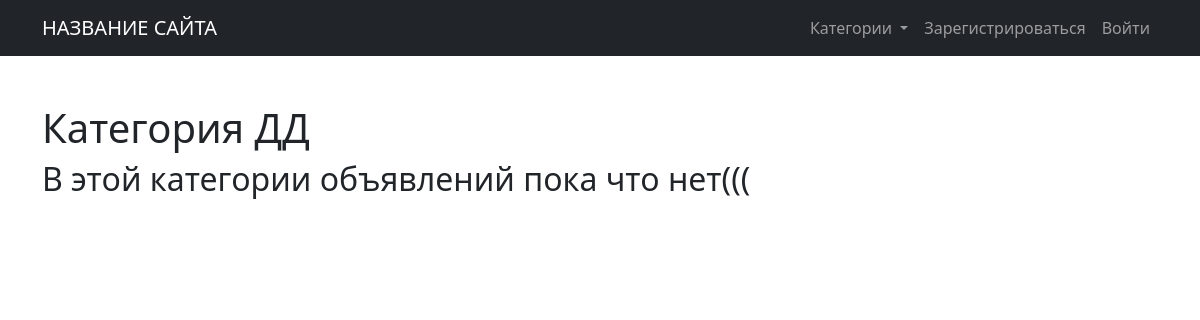
Page /category/DD/ on the earlier database version.
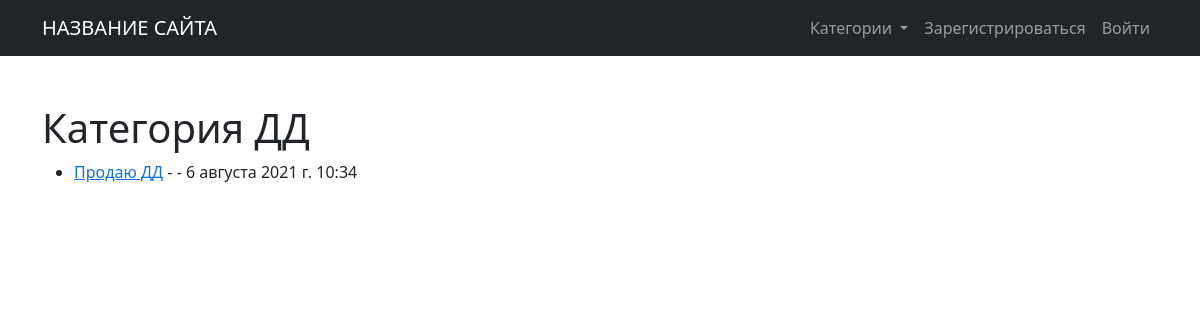
Same page on the later database version.
### posts/models.py (models this page shows, shortened)
class Post(models.Model):
    class Category(models.TextChoices):
        TN = 'TN', 'Танки'
        HI = 'HI', 'Хилы'
        DD = 'DD', 'ДД'
        TR = 'TR', 'Торговцы'
        GM = 'GM', 'Гилдмастеры'
        QG = 'QG', 'Квестгиверы'
        AS = 'AS', 'Кузнецы'
        SK = 'SK', 'Кожевники'
        PM = 'PM', 'Зельевары'
        SM = 'SM', 'Мастера заклинаний'
        SL = 'SL', 'Выбрать'
    title = models.CharField(max_length=128, verbose_name='Название')
    content = models.TextField(blank=True, null=True, verbose_name='Описание')
    post_time = models.DateTimeField(auto_now_add=True, verbose_name='Время добавления')
    author = models.ForeignKey(User, on_delete=models.CASCADE, verbose_name='Автор')
    category = models.CharField(max_length=2,
                                choices=Category.choices,
                                default=Category.SL,
                                verbose_name='Категория')
    class Meta:
        verbose_name = 'Объявление'
        verbose_name_plural = 'Объявления'

### posts/views.py (the view)
# urls.py: path('category/<str:cats>/', CategoryView, name='category'),
def CategoryView(request, cats):
    category_ads = Post.objects.filter(category=cats)
    return render(request, 'category.html', {'category_ads': category_ads, 'cats': cats})

### posts/custom_context_processor.py (called while the page is built)
def site_name_render(request):
    return {
        'site_name': Site.objects.get_current().name,
    }

def cat_names_render(request):
    cat_names = {i.name: i.label for i in Post.Category}
    return {
        'cat_names': cat_names,
    }

### posts/templatetags/custom_filters.py (called while the page is built)
@register.filter(name='get_item')
def get_item(dictionary, key):
    return dictionary.get(key)

@register.filter(name='has_group')
def has_group(user, group_name):
    return user.groups.filter(name=group_name).exists()

### templates/category.html (shortened to what this page needs)
{% extends 'base.html' %}
{% load custom_filters %}
{% block content %}
<h1>Категория {{ cat_names|get_item:cats }}</h1>
{% if category_ads %}
    <ul>
            {% for post in category_ads %}
                <li><a href="{% url 'post_detail' post.id %}">{{ post.title}}</a>
                - {{ post.user.first_name }} {{ post.user.last_name }} -
                {{ post.post_time }}
                </li>
            {% endfor %}
    </ul>
{% else %}
    <h2>В этой категории объявлений пока что нет(((</h2>
{% endif %}
{% endblock content %}

Differences in the rows shown:
added Post: title "Продаю ДД", post_time "6 августа 2021 г. 10:34"
Other differences:
text no longer shown: "В этой категории объявлений пока что нет((("
